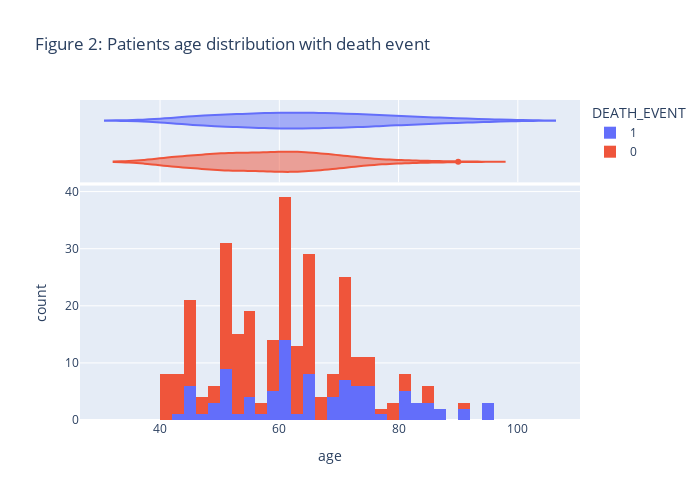

Write notebook code for a chart like this one.
### Markdown cell above
##### Patients age distribution with gender

### Code cell
plot_histogram(heart_data, 'age', 'DEATH_EVENT', NBINS, "violin",'Figure 2: Patients age distribution with death event')

### Figure 1 — Plotly figure (JSON) as saved in the notebook; plotly's stock layout.template omitted (floating-point values rounded to 4 significant figures; data arrays with more than 128 entries replaced by an {"elided": "..."} marker saying what was removed)
{"data": [{"alignmentgroup": "True", "bingroup": "x", "hovertemplate": "DEATH_EVENT=1<br>age=%{x}<br>count=%{y}<extra></extra>", "legendgroup": "1", "marker": {"color": "#636efa"}, "name": "1", "nbinsx": 50, "offsetgroup": "1", "orientation": "v", "showlegend": true, "type": "histogram", "x": [75.0, 55.0, 65.0, 50.0, 65.0, 90.0, 75.0, 60.0, 65.0, 80.0, 75.0, 62.0, 45.0, 50.0, 82.0, 87.0, 45.0, 70.0, 48.0, 65.0, 68.0, 75.0, 80.0, 95.0, 70.0, 58.0, 82.0, 94.0, 85.0, 50.0, 65.0, 69.0, 90.0, 82.0, 60.0, 70.0, 50.0, 70.0, 60.0, 50.0, 51.0, 60.0, 80.0, 57.0, 68.0, 53.0, 60.0, 70.0, 60.0, 95.0, 49.0, 72.0, 45.0, 50.0, 45.0, 60.0, 42.0, 72.0, 70.0, 65.0, 85.0, 69.0, 60.0, 60.0, 59.0, 60.0, 72.0, 85.0, 70.0, 86.0, 60.0, 46.0, 80.0, 72.0, 75.0, 72.0, 50.0, 45.0, 80.0, 59.0, 59.0, 65.0, 75.0, 58.0, 60.67, 50.0, 60.0, 45.0, 77.0, 48.0, 54.0, 73.0, 60.0, 55.0, 65.0, 55.0], "xaxis": "x", "yaxis": "y"}, {"alignmentgroup": "True", "hovertemplate": "DEATH_EVENT=1<br>age=%{x}<extra></extra>", "legendgroup": "1", "marker": {"color": "#636efa"}, "name": "1", "offsetgroup": "1", "scalegroup": "x", "showlegend": false, "type": "violin", "x": [75.0, 55.0, 65.0, 50.0, 65.0, 90.0, 75.0, 60.0, 65.0, 80.0, 75.0, 62.0, 45.0, 50.0, 82.0, 87.0, 45.0, 70.0, 48.0, 65.0, 68.0, 75.0, 80.0, 95.0, 70.0, 58.0, 82.0, 94.0, 85.0, 50.0, 65.0, 69.0, 90.0, 82.0, 60.0, 70.0, 50.0, 70.0, 60.0, 50.0, 51.0, 60.0, 80.0, 57.0, 68.0, 53.0, 60.0, 70.0, 60.0, 95.0, 49.0, 72.0, 45.0, 50.0, 45.0, 60.0, 42.0, 72.0, 70.0, 65.0, 85.0, 69.0, 60.0, 60.0, 59.0, 60.0, 72.0, 85.0, 70.0, 86.0, 60.0, 46.0, 80.0, 72.0, 75.0, 72.0, 50.0, 45.0, 80.0, 59.0, 59.0, 65.0, 75.0, 58.0, 60.67, 50.0, 60.0, 45.0, 77.0, 48.0, 54.0, 73.0, 60.0, 55.0, 65.0, 55.0], "xaxis": "x2", "yaxis": "y2"}, {"alignmentgroup": "True", "bingroup": "x", "hovertemplate": "DEATH_EVENT=0<br>age=%{x}<br>count=%{y}<extra></extra>", "legendgroup": "0", "marker": {"color": "#EF553B"}, "name": "0", "nbinsx": 50, "offsetgroup": "0", "orientation": "v", "showlegend": true, "type": "histogram", "x": {"elided": "203 float values"}, "xaxis": "x", "yaxis": "y"}, {"alignmentgroup": "True", "hovertemplate": "DEATH_EVENT=0<br>age=%{x}<extra></extra>", "legendgroup": "0", "marker": {"color": "#EF553B"}, "name": "0", "offsetgroup": "0", "scalegroup": "x", "showlegend": false, "type": "violin", "x": {"elided": "203 float values"}, "xaxis": "x2", "yaxis": "y2"}], "layout": {"barmode": "relative", "height": 500, "legend": {"title": {"text": "DEATH_EVENT"}, "tracegroupgap": 0}, "title": {"text": "Figure 2: Patients age distribution with death event"}, "width": 700, "xaxis": {"anchor": "y", "domain": [0.0, 1.0], "title": {"text": "age"}}, "xaxis2": {"anchor": "y2", "domain": [0.0, 1.0], "matches": "x", "showgrid": true, "showticklabels": false}, "yaxis": {"anchor": "x", "domain": [0.0, 0.7326], "title": {"text": "count"}}, "yaxis2": {"anchor": "x2", "domain": [0.7426, 1.0], "matches": "y2", "showgrid": false, "showline": false, "showticklabels": false, "ticks": ""}}}
